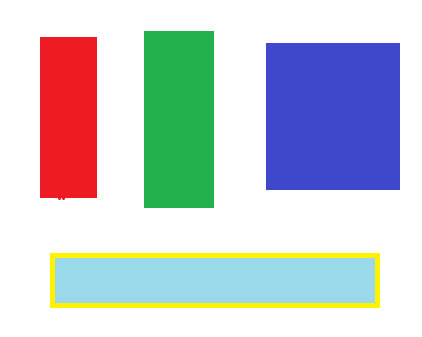
#> input picture img-data/test.png, 422 x 337 px, given in place of the camera
$ python main.py
#> lines starting #> are read from the running program, lines starting #| are printed output that depends on the picture; after the words box and inside, x2 and y2 are one past the last pixel; in counts of white or black regions, pixels touching at a corner belong together
import cv2
import imutils
import serial
import numpy as np
import math
import time
# Source 1: https://opencv-python-tutroals.readthedocs.io/en/latest/py_tutorials/py_imgproc/py_colorspaces/py_colorspaces.html#object-tracking
# Source 2: https://www.pyimagesearch.com/2016/02/01/opencv-center-of-contour/
camera_device = 0  # 1 on devices with built-in camera, most likely 0 otherwise
ideal_pos = [321, 464]  # testing reveals that this around where the bottom-center of screen is
MIN_DIST = 150  # threshold for distance being considered roughly 0
MIN_TURNDIST = 400 # Threshold for turning
MIN_T = 500
CMD_DELAY = 1  # how much to delay between commands
cam = cv2.VideoCapture(camera_device)
try:
    device = serial.Serial("/dev/ttyACM0", 9600)
except Exception:
    device = None


def drive(direction):  # valid dir: ['f', 'b', 'p', 'l', 'r', 's']
    global device
    global CMD_DELAY
    if device is not None:
        device.write(direction.encode())
        time.sleep(CMD_DELAY)

def main():
    global cam
    global ideal_pos
    global MIN_TURNDIST
    global MIN_DIST
    global MIN_T
    while 1:
        ret, raw_img = cam.read()
#> raw_img is the input picture: shape (337, 422, 3); mean B, G, R 209.3, 204, 197.7
        if ret:
            lb = np.array([110, 50, 10])
            ub = np.array([130, 255, 255])
            hsv = cv2.cvtColor(raw_img, cv2.COLOR_BGR2HSV)
#> hsv: shape (337, 422, 3); mean H, S, V 44.4, 72.5, 237.9
            mask = cv2.inRange(hsv, lb, ub)
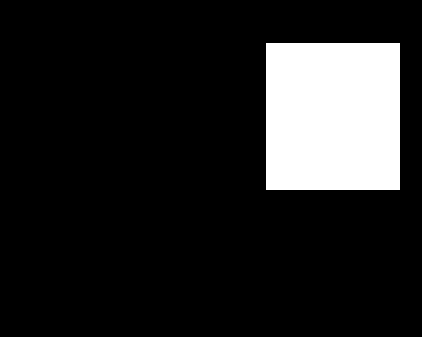
#> mask: shape (337, 422); 13.9% white; 1 white region, box (x1, y1, x2, y2) and area: (266, 43, 400, 190) 19698
            result_color = cv2.bitwise_and(raw_img, raw_img, mask=mask)
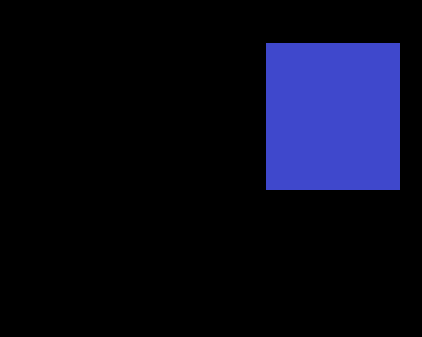
#> result_color: shape (337, 422, 3); mean B, G, R 28.3, 10, 8.7
            gray = cv2.cvtColor(result_color, cv2.COLOR_RGB2GRAY)

            blurred = cv2.GaussianBlur(gray, (15, 15), 0)
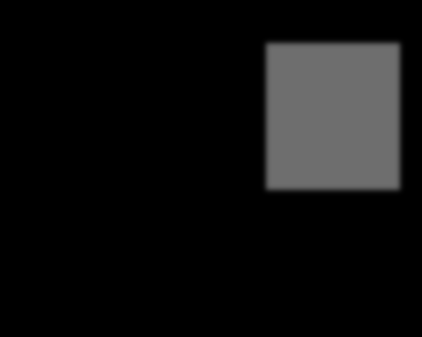
#> blurred: shape (337, 422); min 0, max 110, mean 15.2
            thresh = cv2.threshold(blurred, 10, 255, cv2.THRESH_BINARY)[1]
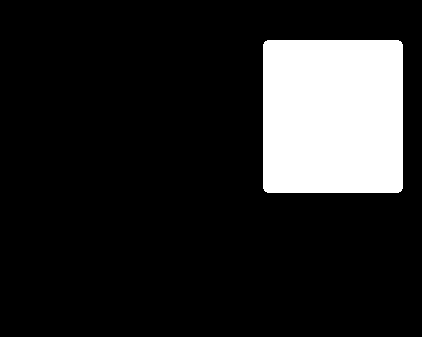
#> thresh: shape (337, 422); 15% white; 1 white region
            centroids = cv2.findContours(thresh.copy(), cv2.RETR_EXTERNAL,
                                    cv2.CHAIN_APPROX_SIMPLE)
#> centroids = 1 contour; box (x1, y1, x2, y2) and area: (263, 40, 403, 193) 21102
            centroids = imutils.grab_contours(centroids)
            max_area = 0  # counter for the largest object picked up with the countour area scan
            screen_pos = [0, 0]  # x,y of the center of the largest object on screen
            for c in centroids:
                # compute the center of the contour
                M = cv2.moments(c)
                if cv2.contourArea(c) > MIN_T:
                    cX = int(M["m10"] / M["m00"])
                    cY = int(M["m01"] / M["m00"])
                    if cv2.contourArea(c) > max_area:
                        max_area = cv2.contourArea(c)
                        screen_pos[0] = cX
                        screen_pos[1] = cY
                    # draw the contour and center of the shape on the image
                    cv2.drawContours(raw_img, [c], -1, (0, 255, 0), 2)
                    cv2.circle(raw_img, (cX, cY), 7, (255, 255, 255), -1)
                    cv2.putText(raw_img, "center", (cX - 20, cY - 20),
                                cv2.FONT_HERSHEY_SIMPLEX, 0.5, (255, 255, 255), 2)
                    # show the image
                    cv2.imshow("Image", raw_img)
                else:
                    cv2.imshow("Image", raw_img)
#> this loop made 1 pass
#> (cX, cY, max_area) on pass 1: (332, 116, 21102)
#> pass 1, in main, `cv2.imshow("Image", raw_img)`:
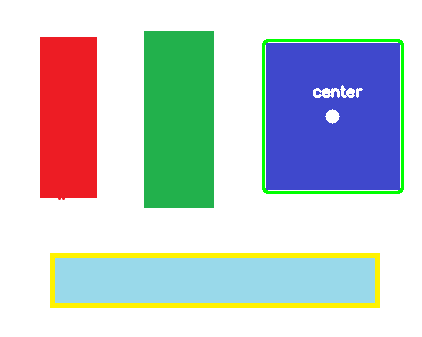
#> window 'Image': shape (337, 422, 3); mean B, G, R 206.4, 204.6, 195.2
#> after the loop, max_area = 21102; screen_pos = [332, 116]
            if len(centroids) == 0:
                cv2.imshow("Image", raw_img)
                drive('p')  # stops car
                drive('s')  # stops turning
            else:
                x_dist = ideal_pos[0] - screen_pos[0]
#> x_dist = -11
                y_dist = ideal_pos[1] - screen_pos[1]  # should always be positive
#> y_dist = 348
                if math.fabs(x_dist) > MIN_TURNDIST and y_dist > MIN_DIST:
                    # If image is more then minimum distance offset, attempt to turn towards it
                    # Will also not attempt turning if it's already too close
                    if x_dist < 0:
                        drive('r')
                    elif x_dist > 200:
                        drive('l')
                elif math.fabs(x_dist) <= MIN_TURNDIST:
                    # If roughly centered, stop steering
                    drive('s')
                if y_dist > MIN_DIST:
                    # drive towards object if not too close
                    drive('f')
                elif y_dist <= MIN_DIST:
                    drive('p')  # stops car
                    drive('s')  # stops turning
                #print("X dist: ", x_dist)
                #print("Y dist: ", y_dist)
            #cv2.imshow("result", thresh)
            if cv2.waitKey(1) &0xFF == ord("x"):
                # exit if x key is pressed
#> (key x is pressed here)
                break

main()
